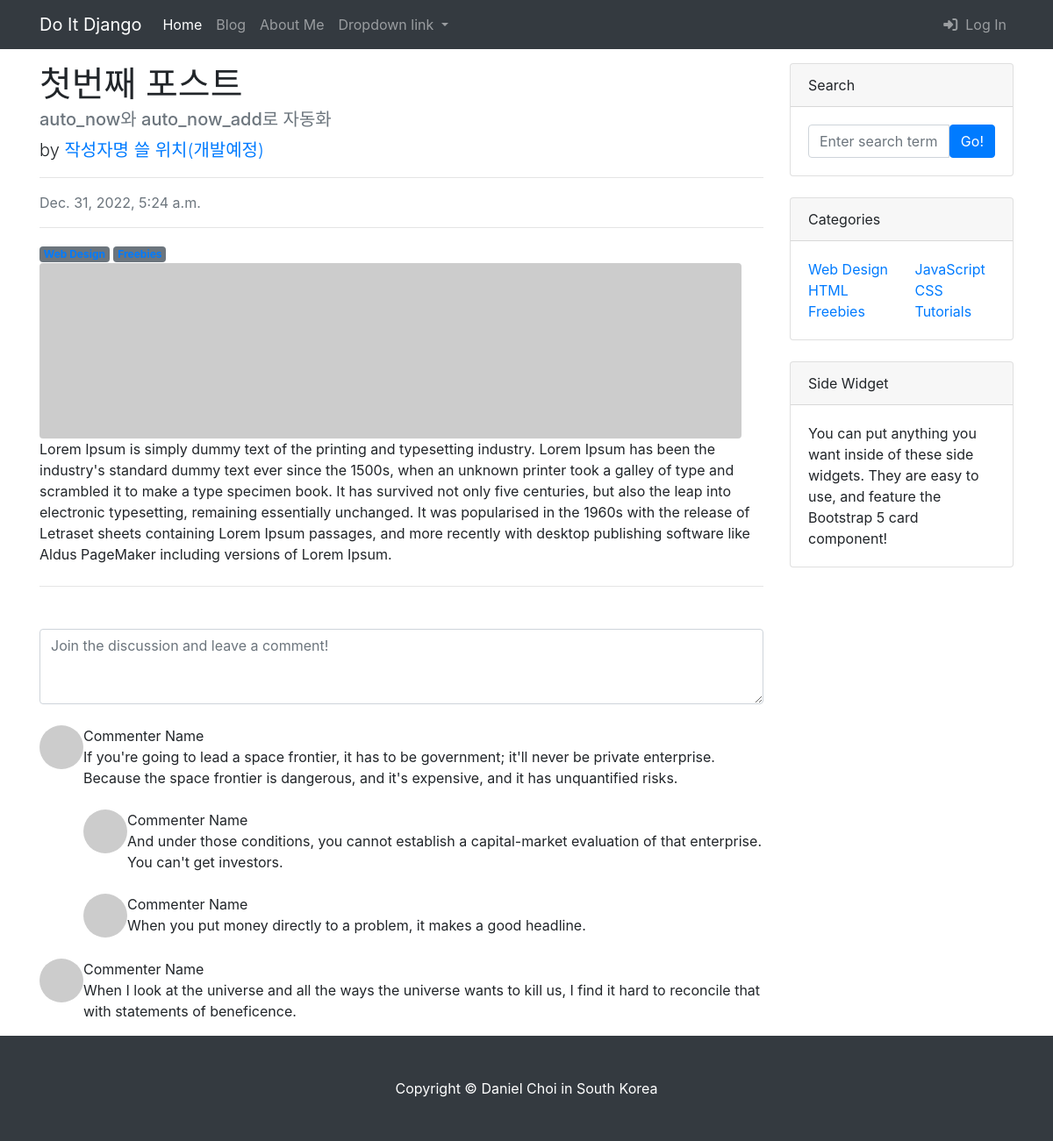
Page /blog/1/ on the committed database.
### blog/models.py (models this page shows, shortened)
class Post(models.Model):
    title = models.CharField(max_length=30)
    hook_text = models.CharField(max_length=100, blank=True)
    content = models.TextField()
    head_image = models.ImageField(
        upload_to='blog/images/%Y/%m/%d/', blank=True)
    file_upload = models.FileField(
        upload_to='blog/files/%Y/%m/%d/', blank=True)
    created_at = models.DateTimeField(auto_now_add=True)
    updated_at = models.DateTimeField(auto_now=True)
    author = models.ForeignKey(User, on_delete=models.CASCADE)

### blog/views.py (the view)
# urls.py: path('<int:pk>/', views.PostDetail.as_view())
class PostDetail(DetailView):
    model = Post

### templates/blog/post_detail.html (shortened to what this page needs)
{% extends 'blog/base.html' %}
{% block main_area %}
<div id="post-area">
    <h1 class="fw-bolder mb-1">{{ post.title }}</h1>
    <h5 class="text-muted">{{ post.hook_text }}</h5>
    <p class="lead">
        by
        <a href="#">작성자명 쓸 위치(개발예정)</a>
    </p>
    <hr>
    <div class="text-muted fst-italic mb-2">{{ post.created_at }}</div>
    <hr>
    <a class="badge bg-secondary text-decoration-none link-light" href="#!">Web Design</a>
    <a class="badge bg-secondary text-decoration-none link-light" href="#!">Freebies</a>
    {% if post.head_image %}
    <img class="img-fluid rounded" src="{{ post.head_image.url }}"
        alt="{{ post.title }} head_image"/>
    {% else %}
    <img class="img-fluid rounded" src="https://picsum.photos/seed/{{ post.id }}/800/200"
        alt="random_image">
    {% endif %}
    <section class="mb-5">
        <p class="fs-5 mb-4">{{ post.content }}</p>
        <hr>
    </section>
</div>
<div id="comment-area">
    <form class="mb-4"><textarea class="form-control" rows="3" placeholder="Join the discussion and leave a comment!"></textarea></form>
    <div class="d-flex mb-4">
        <div class="flex-shrink-0"><img class="rounded-circle" src="https://dummyimage.com/50x50/ced4da/6c757d.jpg" alt="..." /></div>
        <div class="ms-3">
            <div class="fw-bold">Commenter Name</div>
            If you're going to lead a space frontier, it has to be government; it'll never be private enterprise. Because the space frontier is dangerous, and it's expensive, and it has unquantified risks.
            <div class="d-flex mt-4">
                <div class="flex-shrink-0"><img class="rounded-circle" src="https://dummyimage.com/50x50/ced4da/6c757d.jpg" alt="..." /></div>
                <div class="ms-3">
                    <div class="fw-bold">Commenter Name</div>
                    And under those conditions, you cannot establish a capital-market evaluation of that enterprise. You can't get investors.
                </div>
            </div>
            <div class="d-flex mt-4">
                <div class="flex-shrink-0"><img class="rounded-circle" src="https://dummyimage.com/50x50/ced4da/6c757d.jpg" alt="..." /></div>
                <div class="ms-3">
                    <div class="fw-bold">Commenter Name</div>
                    When you put money directly to a problem, it makes a good headline.
                </div>
            </div>
        </div>
    </div>
    <div class="d-flex">
        <div class="flex-shrink-0"><img class="rounded-circle" src="https://dummyimage.com/50x50/ced4da/6c757d.jpg" alt="..." /></div>
        <div class="ms-3">
            <div class="fw-bold">Commenter Name</div>
            When I look at the universe and all the ways the universe wants to kill us, I find it hard to reconcile that with statements of beneficence.
        </div>
    </div>
</div>
{% endblock  %}

### rows in the picture
Post: title "첫번째 포스트", hook_text "auto_now와 auto_now_add로 자동화", created_at "Dec. 31, 2022, 5:24 a.m.", content "Lorem Ipsum is simply dummy text of the printing and typesetting industry. Lorem Ipsum has been the industry's standard dummy text ever since the 1500s, when an unknown printer took a galley of type and scrambled it to make a type specimen book. It has survived not only five centuries, but also the leap into electronic typesetting, remaining essentially unchanged. It was popularised in the 1960s with the release of Letraset sheets containing Lorem Ipsum passages, and more recently with desktop publishing software like Aldus PageMaker including versions of Lorem Ipsum."
